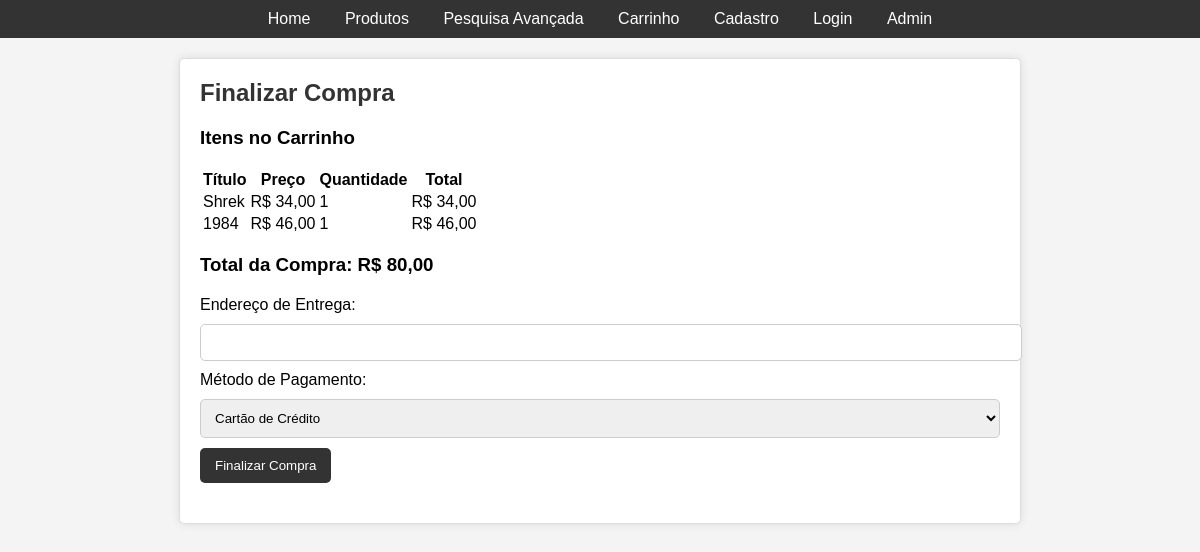
The page /checkout.php on the database its author committed.
### tables this page shows
CREATE TABLE `cart` (
  `id` int(11) NOT NULL,
  `user_id` int(11) DEFAULT NULL,
  `book_id` int(11) DEFAULT NULL,
  `quantity` int(11) DEFAULT NULL
);

CREATE TABLE `books` (
  `id` int(11) NOT NULL,
  `title` varchar(100) NOT NULL,
  `author` varchar(100) NOT NULL,
  `genre` varchar(50) NOT NULL,
  `price` decimal(10,2) NOT NULL
);

### checkout.php (the view, shortened to what this page needs)
<?php
include 'config.php';
include 'navbar.php';
$user_id = 1;
$result = $conn->query("SELECT books.title, books.price, cart.quantity
                        FROM cart
                        JOIN books ON cart.book_id = books.id
                        WHERE cart.user_id='$user_id'");
$total = 0;
$items = [];
while ($row = $result->fetch_assoc()) {
    $items[] = $row;
    $total += $row['price'] * $row['quantity'];
}
?>
<h2>Finalizar Compra</h2>
<h3>Itens no Carrinho</h3>
<table>
    <tr>
        <th>Título</th>
        <th>Preço</th>
        <th>Quantidade</th>
        <th>Total</th>
    </tr>
    <?php foreach ($items as $item): ?>
        <tr>
            <td><?php echo $item['title']; ?></td>
            <td>R$ <?php echo number_format($item['price'], 2, ',', '.'); ?></td>
            <td><?php echo $item['quantity']; ?></td>
            <td>R$ <?php echo number_format($item['price'] * $item['quantity'], 2, ',', '.'); ?></td>
        </tr>
    <?php endforeach; ?>
</table>
<h3>Total da Compra: R$ <?php echo number_format($total, 2, ',', '.'); ?></h3>
<form method="post">
    Endereço de Entrega: <input type="text" name="address" required><br>
    Método de Pagamento:
    <select name="payment_method" required>
        <option value="credit_card">Cartão de Crédito</option>
    </select><br>
    <input type="submit" name="checkout" value="Finalizar Compra">
</form>
<?php include 'footer.php'; ?>

### CSS/style.css (style rules this page uses)
body { font-family: Arial, sans-serif; background-color: #f4f4f4; margin: 0; padding: 0; }
h1, h2 { color: #333; }
form { margin: 20px 0; }
form input[type="text"], form input[type="password"], form input[type="email"], form select { width: 100%; padding: 10px; margin: 10px 0; border: 1px solid #ccc; border-radius: 5px; }
form input[type="submit"] { background-color: #333; color: #fff; padding: 10px 15px; border: none; border-radius: 5px; cursor: pointer; }
div h2 { margin-top: 0; }

### rows shown on the page
cart: book.title "Shrek", book.price "34,00", quantity "1", $item['price'] * $item['quantity'] "34,00"
cart: book.title "1984", book.price "46,00", quantity "1", $item['price'] * $item['quantity'] "46,00"

### other values the page prints
$total "80,00"
